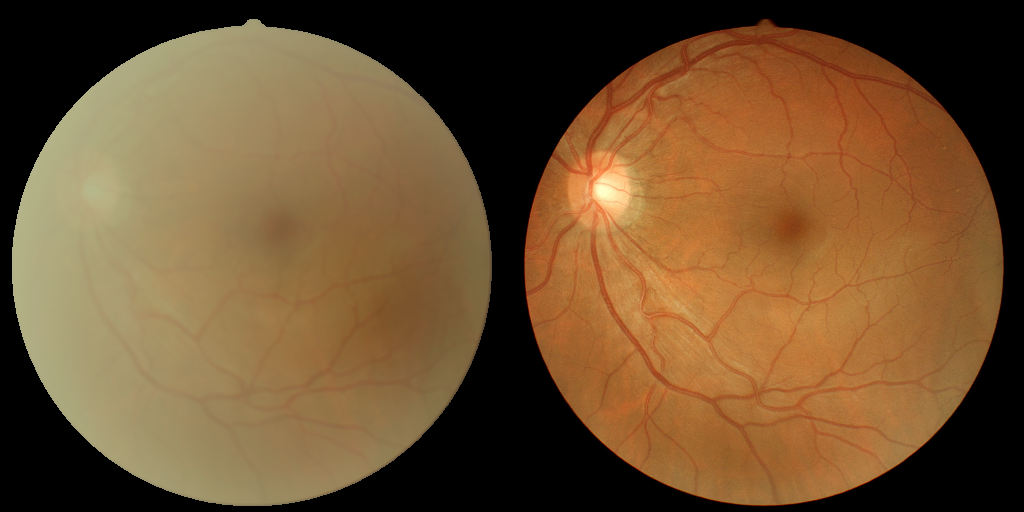
#> input picture images/test/source/1.png, 1024 x 512 px
$ python -i utils_de.py   (imports and definitions only)
#> lines starting #> are read from the running program, lines starting #| are printed output that depends on the picture; after the words box and inside, x2 and y2 are one past the last pixel; in counts of white or black regions, pixels touching at a corner belong together
import numpy as np
import cv2
import torchvision.transforms as transforms
from PIL import Image


# [16 lines left out: functions imread, imwrite, not called in this run]


def get_transform(resize_or_crop, loadSizeX, loadSizeY, fineSize):
    transform_list = []
    if resize_or_crop == 'resize_and_crop':
        osize = [loadSizeX, loadSizeY]
        transform_list.append(transforms.Scale(osize, Image.BICUBIC))
        transform_list.append(transforms.RandomCrop(fineSize))
    elif resize_or_crop == 'crop':
        transform_list.append(transforms.RandomCrop(fineSize))
    elif resize_or_crop == 'scale':
        osize = [loadSizeX, loadSizeY]
    transform_list += [transforms.ToTensor()]

    return transforms.Compose(transform_list)


# [1 line that did not run here, left out]


def _get_center_radius_by_hough(mask):
    circles = cv2.HoughCircles((mask * 255).astype(np.uint8), cv2.HOUGH_GRADIENT, 1, 1000, param1=5, param2=5,
                               minRadius=min(mask.shape) // 4, maxRadius=max(mask.shape) // 2 + 1)
    center = circles[0, 0, :2]  # 圆心坐标 [x, y]
    radius = circles[0, 0, 2]  # 圆的半径
    return center, radius


def _get_circle_by_center_bbox(shape, center, bbox, radius):
    center_mask = np.zeros(shape=shape).astype('uint8')
    tmp_mask = np.zeros(shape=bbox[2:4])
    center_tmp = (int(center[0]), int(center[1]))
    center_mask = cv2.circle(center_mask, center_tmp[::-1], int(radius), (1), -1)
    return center_mask


def get_mask_BZ(img):
    if img.ndim == 3:
        gray_img = cv2.cvtColor(img, cv2.COLOR_BGR2GRAY)
    else:
        gray_img = img
    threhold = np.mean(gray_img) / 3 - 7
    _, mask = cv2.threshold(gray_img, max(0, threhold), 1, cv2.THRESH_BINARY)
    nn_mask = np.zeros((mask.shape[0] + 2, mask.shape[1] + 2), np.uint8)
    new_mask = (1 - mask).astype(np.uint8)
    _, new_mask, _, _ = cv2.floodFill(new_mask, nn_mask, (0, 0), (0), cv2.FLOODFILL_MASK_ONLY)
    _, new_mask, _, _ = cv2.floodFill(new_mask, nn_mask, (new_mask.shape[1] - 1, new_mask.shape[0] - 1), (0),
                                      cv2.FLOODFILL_MASK_ONLY)
    mask = mask + new_mask
    kernel = cv2.getStructuringElement(cv2.MORPH_RECT, (20, 20))
    mask = cv2.erode(mask, kernel)
    mask = cv2.dilate(mask, kernel)
    return mask


def get_mask(img):
    if img.ndim == 3:
        g_img = cv2.cvtColor(img, cv2.COLOR_RGB2GRAY)
    elif img.ndim == 2:
        g_img = img.copy()
    else:
        raise 'image dim is not 1 or 3'
    h, w = g_img.shape
    shape = g_img.shape[0:2]
    g_img = cv2.resize(g_img, (0, 0), fx=0.5, fy=0.5)
    tg_img = cv2.normalize(g_img, None, 0, 255, cv2.NORM_MINMAX)
    tmp_mask = get_mask_BZ(tg_img)
    center, radius = _get_center_radius_by_hough(tmp_mask)
    # resize back
    center = [center[1] * 2, center[0] * 2]
    radius = int(radius * 2) - 3
    s_h = max(0, int(center[0] - radius))
    s_w = max(0, int(center[1] - radius))
    bbox = (s_h, s_w, min(h - s_h, 2 * radius), min(w - s_w, 2 * radius))
    tmp_mask = _get_circle_by_center_bbox(shape, center, bbox, radius)
    return tmp_mask, bbox, center, radius


def mask_image(img, mask):
    img[mask <= 0, ...] = 0
    return img


# [44 lines left out: functions supplemental_black_area, remove_back_area, preprocess, not called in this run]

>>> import cv2
>>> picture = cv2.cvtColor(cv2.imread('../../images/test/source/1.png'), cv2.COLOR_BGR2RGB)
>>> result = get_mask(picture)
#> in get_mask, `g_img = cv2.cvtColor(img, cv2.COLOR_RGB2GRAY)`:
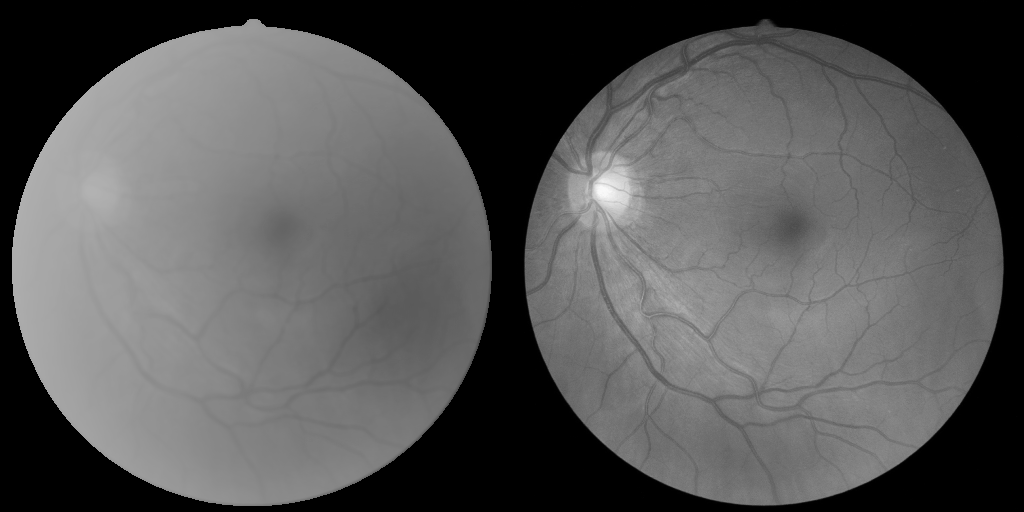
#> g_img: shape (512, 1024); min 0, max 249, mean 86.6
#> in get_mask_BZ, `threhold = np.mean(gray_img) / 3 - 7`: threhold = 22.58
#> in get_mask_BZ, `_, mask = cv2.threshold(gray_img, max(0, threhold), 1, cv2.THRESH_BINA..`:
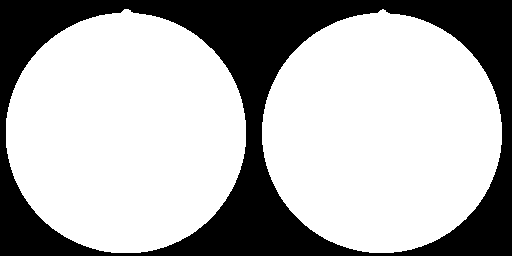
#> mask: shape (256, 512); values 0 (black) and 1 (white), 69.3% white; 1 black region, box (x1, y1, x2, y2) and area: (0, 0, 512, 256) 40216
#> in get_mask_BZ, `_, new_mask, _, _ = cv2.floodFill(new_mask, nn_mask, (0, 0), (0), cv2...`: new_mask: shape (256, 512); every value is 0
#> in get_mask_BZ, `mask = cv2.erode(mask, kernel)`:
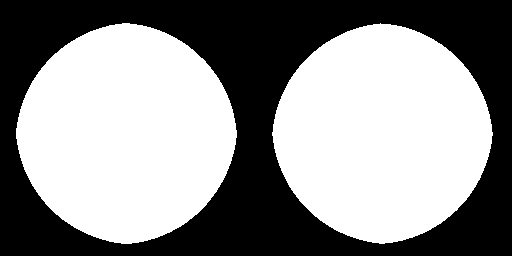
#> mask: shape (256, 512); values 0 (black) and 1 (white), 55.9% white; 1 black region, box (x1, y1, x2, y2) and area: (0, 0, 512, 256) 57793
#> in get_mask_BZ, `mask = cv2.dilate(mask, kernel)`:
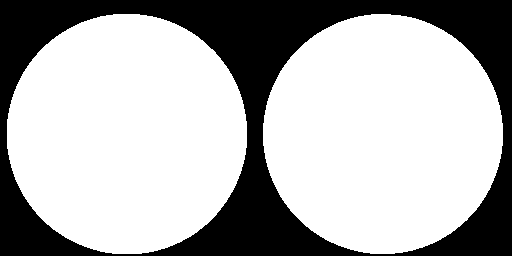
#> mask: shape (256, 512); values 0 (black) and 1 (white), 69.3% white; 1 black region, box (x1, y1, x2, y2) and area: (0, 0, 512, 256) 40275
#> in _get_center_radius_by_hough, `circles = cv2.HoughCircles((mask * 255).astype(np.uint8), cv2.HOUGH_GR..`: circles = [[382.5, 133.5, 120.5]]
#> in _get_center_radius_by_hough, `center = circles[0, 0, :2]`: center = [382.5, 133.5]
#> in _get_center_radius_by_hough, `radius = circles[0, 0, 2]`: radius = 120.5
#> in get_mask, `center, radius = _get_center_radius_by_hough(tmp_mask)`: center = [382.5, 133.5]; radius = 120.5
#> in get_mask, `center = [center[1] * 2, center[0] * 2]`: center = [267, 765]
#> in get_mask, `radius = int(radius * 2) - 3`: radius = 238
#> in get_mask, `s_h = max(0, int(center[0] - radius))`: s_h = 29
#> in get_mask, `s_w = max(0, int(center[1] - radius))`: s_w = 527
#> in get_mask, `bbox = (s_h, s_w, min(h - s_h, 2 * radius), min(w - s_w, 2 * radius))`: bbox = (29, 527, 476, 476)
#> in _get_circle_by_center_bbox, `center_tmp = (int(center[0]), int(center[1]))`: center_tmp = (267, 765)
#> in _get_circle_by_center_bbox, `center_mask = cv2.circle(center_mask, center_tmp[::-1], int(radius), (..`:
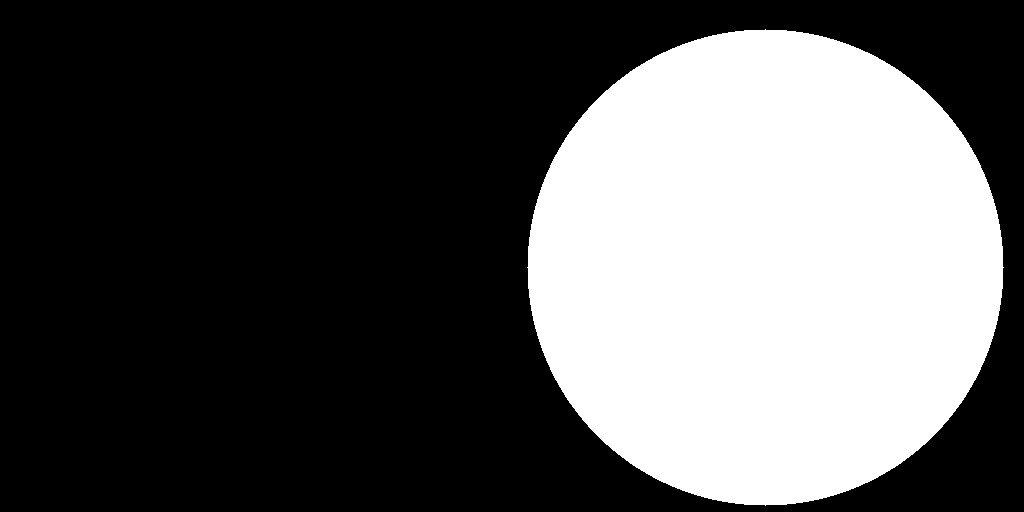
#> center_mask: shape (512, 1024); values 0 (black) and 1 (white), 33.9% white; 1 white region, box (x1, y1, x2, y2) and area: (527, 29, 1004, 506) 177929
